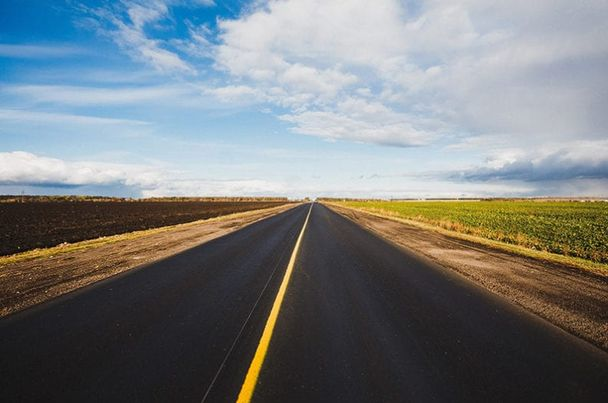
#> input picture HW2/image.jpg, 608 x 403 px
$ python LBP.py
#> lines starting #> are read from the running program, lines starting #| are printed output that depends on the picture
import cv2
import numpy as np

image_path="image.jpg"
def rotation_invariant_LBP(img, radius=3, neighbors=8):
    h,w=img.shape
    dst = np.zeros((h-2*radius, w-2*radius),dtype=img.dtype)
    for i in range(radius,h-radius):
        for j in range(radius,w-radius):
            # 获得中心像素点的灰度值
            center = img[i,j]
            for k in range(neighbors):
                # 计算采样点对于中心点坐标的偏移量rx，ry
                rx = radius * np.cos(2.0 * np.pi * k / neighbors)
                ry = -(radius * np.sin(2.0 * np.pi * k / neighbors))
                # 为双线性插值做准备
                # 对采样点偏移量分别进行上下取整
                x1 = int(np.floor(rx))
                x2 = int(np.ceil(rx))
                y1 = int(np.floor(ry))
                y2 = int(np.ceil(ry))
                # 将坐标偏移量映射到0-1之间
                tx = rx - x1
                ty = ry - y1
                # 根据0-1之间的x，y的权重计算公式计算权重，权重与坐标具体位置无关，与坐标间的差值有关
                w1 = (1-tx) * (1-ty)
                w2 =    tx  * (1-ty)
                w3 = (1-tx) *    ty
                w4 =    tx  *    ty
                # 根据双线性插值公式计算第k个采样点的灰度值
                neighbor = img[i+y1,j+x1] * w1 + img[i+y2,j+x1] *w2 + img[i+y1,j+x2] *  w3 +img[i+y2,j+x2] *w4
                # LBP特征图像的每个邻居的LBP值累加，累加通过与操作完成，对应的LBP值通过移位取得
                dst[i-radius,j-radius] |= (neighbor>center)  <<  (np.uint8)(neighbors-k-1)
    # 进行旋转不变处理
    for i in range(dst.shape[0]):
        for j in range(dst.shape[1]):
            currentValue = dst[i,j]
            minValue = currentValue
            for k in range(1, neighbors):
                # 对二进制编码进行循环左移，意思即选取移动过程中二进制码最小的那个作为最终值
                temp = (np.uint8)(currentValue>>(neighbors-k)) |  (np.uint8)(currentValue<<k)
                if temp < minValue:
                    minValue = temp
            dst[i,j] = minValue

    return dst

gray = cv2.imread(image_path, cv2.IMREAD_GRAYSCALE)
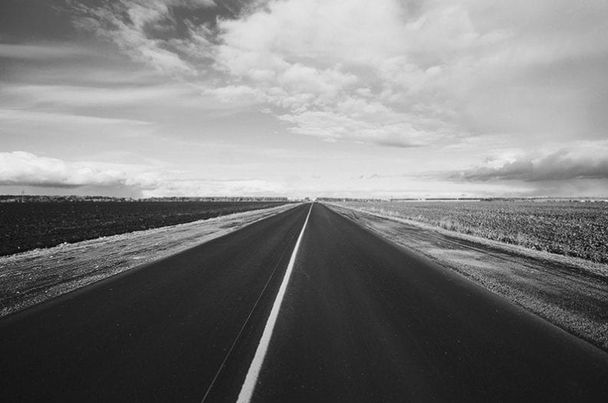
#> gray: shape (403, 608); min 0, max 244, mean 122.8
rotation_invariant = rotation_invariant_LBP(gray,3,8)
#> after the loop in rotation_invariant_LBP, `for i in range(radius,h-radius):`:
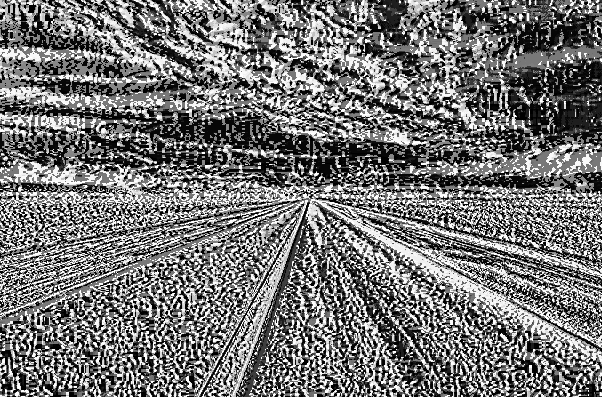
#> dst: shape (397, 602); min 0, max 255, mean 116.5
#> after the loop in rotation_invariant_LBP, `for i in range(dst.shape[0]):`:
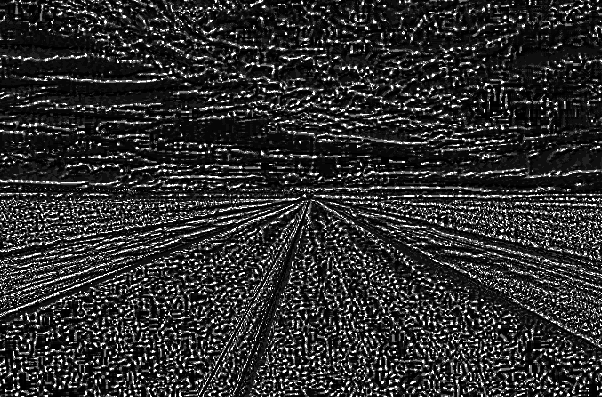
#> dst: shape (397, 602); min 0, max 255, mean 45.6
cv2.imwrite("Result.jpg",rotation_invariant)
#cv2.imshow('img', gray)
#cv2.imshow('ri', rotation_invariant)
print("End")
while True :
    if cv2.waitKey(1) & 0xFF == ord('q'):
#> (key q is pressed here)
        break
cv2.destroyAllWindows()
